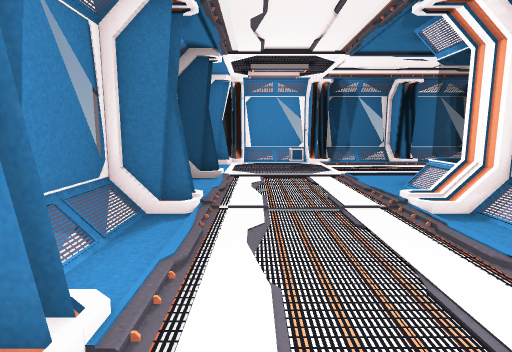
view 1 (above)

16 first-person views from a walk through a 3-D level made in the Unity game engine. The camera is 1.4 m above the floor, tilts 8° down and sees 80° across. The floor is counted in squares, 1 m on a side. Each view is taken from the middle of a square. On the plan, view 1 faces up. The plan holds only what a view shows up to about 14 squares ahead; the rest is blank. The place goes on beyond the plan. Some animated figures are left out.

view 2
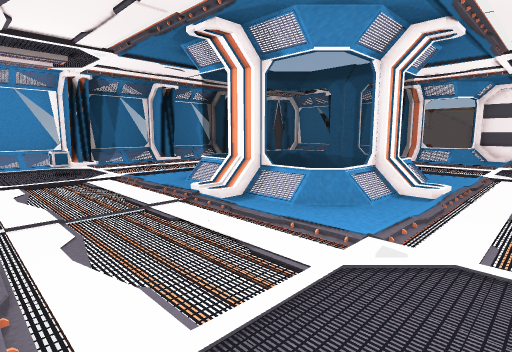

view 3
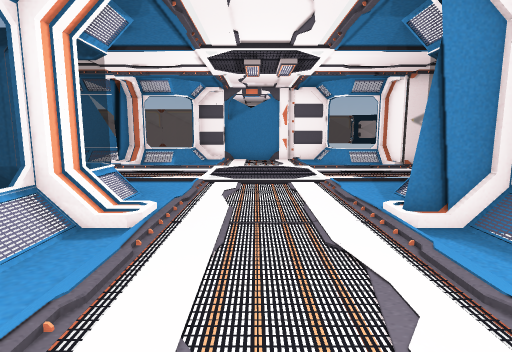

view 4
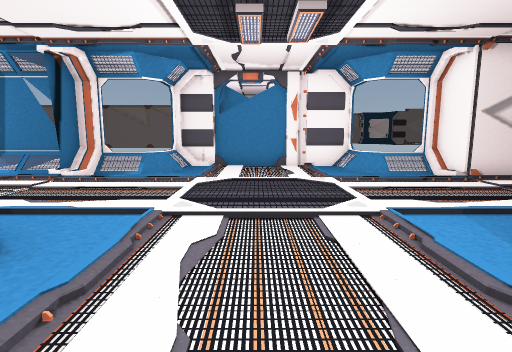

view 5
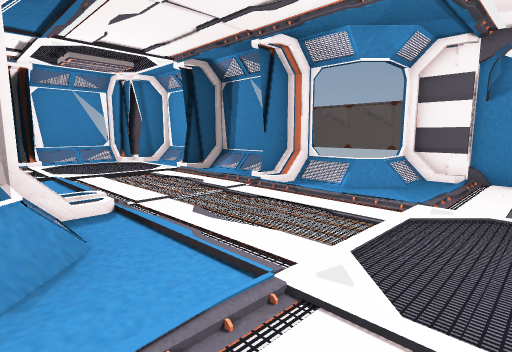

view 6
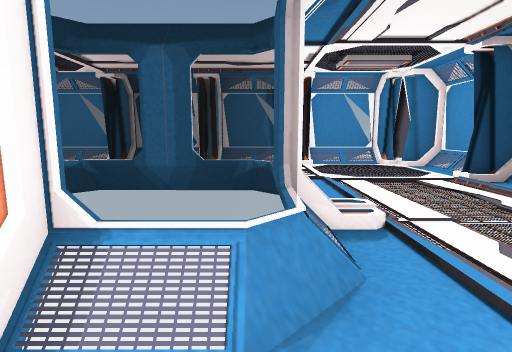

view 7
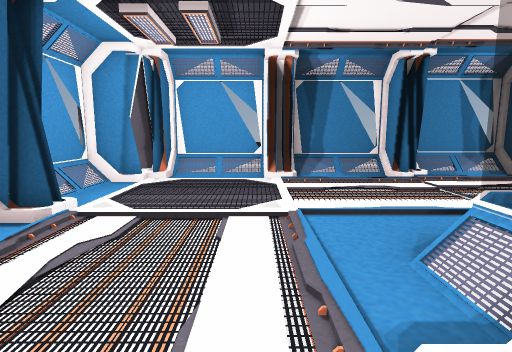

view 8
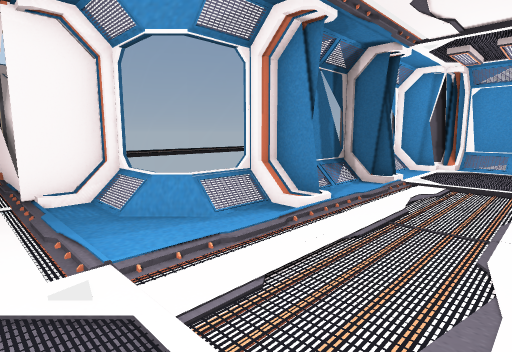

view 9
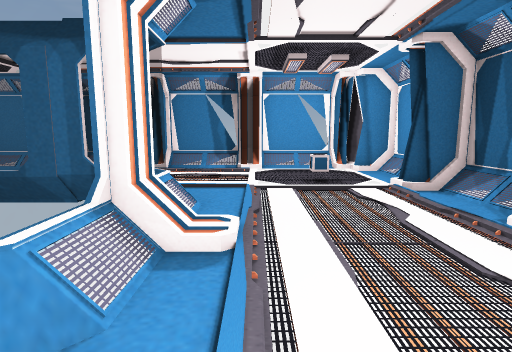

view 10
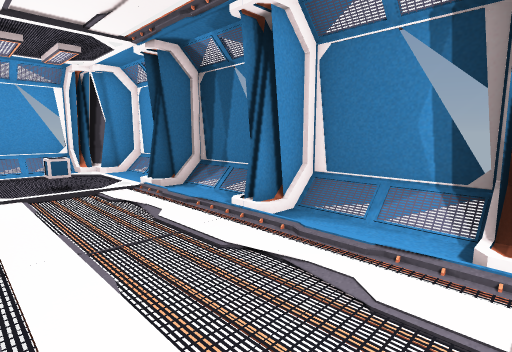

view 11
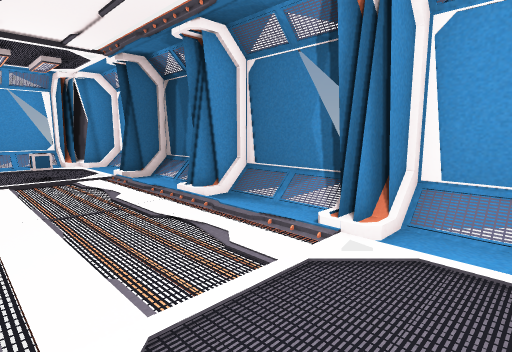

view 12
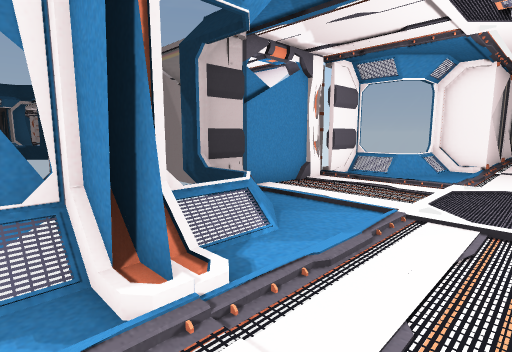

view 13
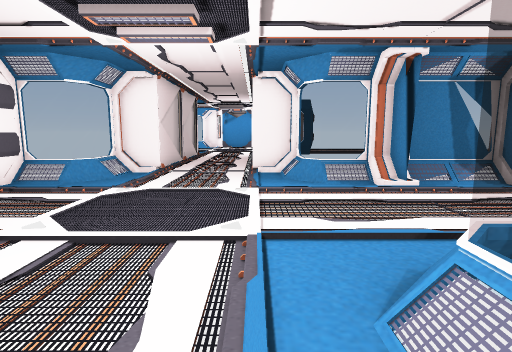

view 14
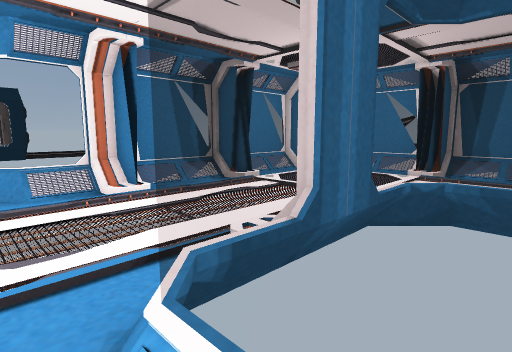

view 15
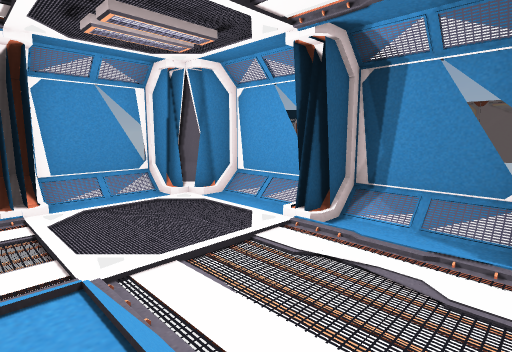

view 16
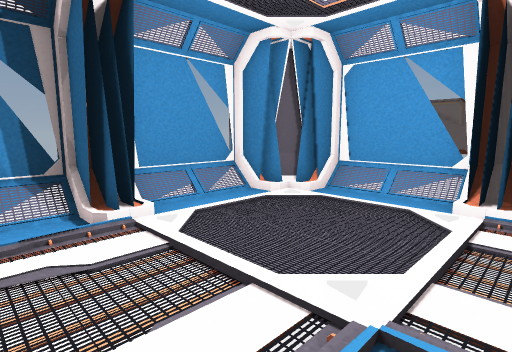

### Floor plan
Key: @ floor where view 1 was taken; # wall or solid block; . main floor; : floor 0.25 m higher than the main floor; / step, stairs or slope; = window, fence, low wall or low ledge; O other object.
Columns run from 3 left of view 1 to 19 right of it. Each row starts with its distance up from view 1.
 15   #===#===#===#===##
 14 ###...#...#...#...###
 13 ##................./#
 12 =/...O............./#
 11 =/................./#
 10 ##/.......//....../##
  9 ##:...../////.:..../#
  8 =/:....===#== :..../#
  7 =/..../=#  #= :...//#
  6 ##/...//#   #//.../##
  5 ##...../#  #=/...../#
  4 =/...../####=/...../###
  3 =/......=///=.......=O#
  2 ##/.......:...........O
  1 ##....................O
  0 =/.@..................O
 -1 =/....................O
 -2 ##/.../ ..//..........O
 -3  ##///#///#//.......//#
 -4   ##=###=##==/.....===#
 -5             =/.....=#
 -6             ###...###
 -7               =...#
 -8               =...=
 -9               =   =
-10               #   #
-11                   #

Where each view was taken, in squares from view 1:
view 1: 0 up, 0 right, facing up
view 2: 0 up, 1 left, facing up-right
view 3: 0 up, 2 right, facing right
view 4: 0 up, 6 right, facing right
view 5: 0 up, 9 right, facing up-right
view 6: 1 up, 9 right, facing up
view 7: 1 up, 8 right, facing left
view 8: 1 up, 12 right, facing down-left
view 9: 10 up, 11 right, facing left
view 10: 10 up, 11 right, facing up-left
view 11: 10 up, 13 right, facing up-left
view 12: 7 up, 13 right, facing down-right
view 13: 6 up, 11 right, facing down
view 14: 5 up, 10 right, facing down-left
view 15: 6 up, 10 right, facing up-right
view 16: 9 up, 9 right, facing up-right
